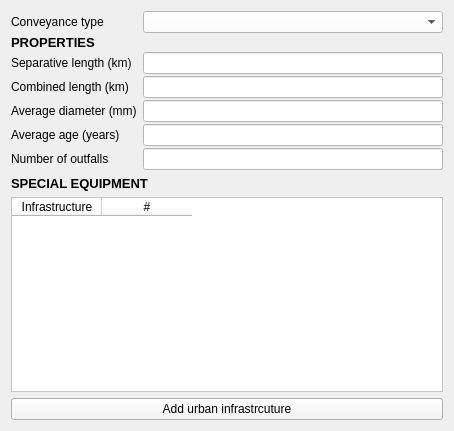
              <widget class="QWidget" name="Minor_Box_2">
               <property name="geometry">
                <rect>
                 <x>0</x>
                 <y>0</y>
                 <width>454</width>
                 <height>431</height>
                </rect>
               </property>
               <attribute name="label">
                <string>MINOR SYSTEM</string>
               </attribute>
               <layout class="QVBoxLayout" name="verticalLayout_19">
                <item>
                 <layout class="QFormLayout" name="Minor_Form_2">
                  <property name="formAlignment">
                   <set>Qt::AlignCenter</set>
                  </property>
                  <property name="verticalSpacing">
                   <number>2</number>
                  </property>
                  <property name="leftMargin">
                   <number>0</number>
                  </property>
                  <item row="2" column="0">
                   <widget class="QLabel" name="separativeLengthKmLabel_8">
                    <property name="text">
                     <string>Separative length (km)</string>
                    </property>
                   </widget>
                  </item>
                  <item row="2" column="1">
                   <widget class="QLineEdit" name="separativeLengthKmLineEdit_8">
                    <property name="styleSheet">
                     <string notr="true">background-color: white</string>
                    </property>
                   </widget>
                  </item>
                  <item row="3" column="0">
                   <widget class="QLabel" name="combinedLengthKmLabel_8">
                    <property name="text">
                     <string>Combined length (km)</string>
                    </property>
                   </widget>
                  </item>
                  <item row="3" column="1">
                   <widget class="QLineEdit" name="combinedLengthKmLineEdit_8">
                    <property name="styleSheet">
                     <string notr="true">background-color: white</string>
                    </property>
                   </widget>
                  </item>
                  <item row="4" column="0">
                   <widget class="QLabel" name="averageDiameterMmLabel_8">
                    <property name="text">
                     <string>Average diameter (mm)</string>
                    </property>
                   </widget>
                  </item>
                  <item row="4" column="1">
                   <widget class="QLineEdit" name="averageDiameterMmLineEdit_8">
                    <property name="styleSheet">
                     <string notr="true">background-color: white</string>
                    </property>
                   </widget>
                  </item>
                  <item row="5" column="0">
                   <widget class="QLabel" name="averageAgeYearsLabel_8">
                    <property name="text">
                     <string>Average age (years)</string>
                    </property>
                   </widget>
                  </item>
                  <item row="5" column="1">
                   <widget class="QLineEdit" name="averageAgeYearsLineEdit_8">
                    <property name="styleSheet">
                     <string notr="true">background-color: white</string>
                    </property>
                   </widget>
                  </item>
                  <item row="6" column="0">
                   <widget class="QLabel" name="numberOfOutfallsLabel_8">
                    <property name="text">
                     <string>Number of outfalls</string>
                    </property>
                   </widget>
                  </item>
                  <item row="6" column="1">
                   <widget class="QLineEdit" name="numberOfOutfallsLineEdit_8">
                    <property name="styleSheet">
                     <string notr="true">background-color: white</string>
                    </property>
                   </widget>
                  </item>
                  <item row="1" column="0">
                   <widget class="QLabel" name="Age_Label_15">
                    <property name="sizePolicy">
                     <sizepolicy hsizetype="Preferred" vsizetype="Maximum">
                      <horstretch>0</horstretch>
                      <verstretch>0</verstretch>
                     </sizepolicy>
                    </property>
                    <property name="maximumSize">
                     <size>
                      <width>16777215</width>
                      <height>15</height>
                     </size>
                    </property>
                    <property name="text">
                     <string>&lt;html&gt;&lt;head/&gt;&lt;body&gt;&lt;p&gt;&lt;span style=&quot; font-size:10pt; font-weight:700;&quot;&gt;PROPERTIES&lt;/span&gt;&lt;/p&gt;&lt;/body&gt;&lt;/html&gt;</string>
                    </property>
                    <property name="textFormat">
                     <enum>Qt::RichText</enum>
                    </property>
                   </widget>
                  </item>
                  <item row="0" column="0">
                   <widget class="QLabel" name="conveyanceTypeLabel_8">
                    <property name="text">
                     <string>Conveyance type</string>
                    </property>
                   </widget>
                  </item>
                  <item row="0" column="1">
                   <widget class="QComboBox" name="conveyanceTypeComboBox_8">
                    <property name="styleSheet">
                     <string notr="true">background-color: white</string>
                    </property>
                    <property name="currentText">
                     <string/>
                    </property>
                    <property name="placeholderText">
                     <string>Select type...</string>
                    </property>
                    <property name="frame">
                     <bool>true</bool>
                    </property>
                    <item>
                     <property name="text">
                      <string>Separative</string>
                     </property>
                    </item>
                    <item>
                     <property name="text">
                      <string>Combined</string>
                     </property>
                    </item>
                    <item>
                     <property name="text">
                      <string>Mixed</string>
                     </property>
                    </item>
                   </widget>
                  </item>
                 </layout>
                </item>
                <item>
                 <widget class="QLabel" name="SpecEq_Label_2">
                  <property name="sizePolicy">
                   <sizepolicy hsizetype="Preferred" vsizetype="Maximum">
                    <horstretch>0</horstretch>
                    <verstretch>0</verstretch>
                   </sizepolicy>
                  </property>
                  <property name="maximumSize">
                   <size>
                    <width>16777215</width>
                    <height>15</height>
                   </size>
                  </property>
                  <property name="text">
                   <string>&lt;html&gt;&lt;head/&gt;&lt;body&gt;&lt;p&gt;&lt;span style=&quot; font-size:10pt; font-weight:700;&quot;&gt;SPECIAL EQUIPMENT&lt;/span&gt;&lt;/p&gt;&lt;/body&gt;&lt;/html&gt;</string>
                  </property>
                  <property name="textFormat">
                   <enum>Qt::RichText</enum>
                  </property>
                 </widget>
                </item>
                <item>
                 <widget class="QTableWidget" name="Infras_Table_3">
                  <property name="sizePolicy">
                   <sizepolicy hsizetype="MinimumExpanding" vsizetype="Expanding">
                    <horstretch>0</horstretch>
                    <verstretch>0</verstretch>
                   </sizepolicy>
                  </property>
                  <property name="styleSheet">
                   <string notr="true">background-color: white</string>
                  </property>
                  <property name="autoScrollMargin">
                   <number>10</number>
                  </property>
                  <property name="alternatingRowColors">
                   <bool>false</bool>
                  </property>
                  <property name="showGrid">
                   <bool>true</bool>
                  </property>
                  <property name="rowCount">
                   <number>0</number>
                  </property>
                  <property name="columnCount">
                   <number>2</number>
                  </property>
                  <attribute name="horizontalHeaderCascadingSectionResizes">
                   <bool>false</bool>
                  </attribute>
                  <attribute name="horizontalHeaderMinimumSectionSize">
                   <number>25</number>
                  </attribute>
                  <attribute name="horizontalHeaderDefaultSectionSize">
                   <number>90</number>
                  </attribute>
                  <attribute name="horizontalHeaderHighlightSections">
                   <bool>true</bool>
                  </attribute>
                  <attribute name="horizontalHeaderShowSortIndicator" stdset="0">
                   <bool>false</bool>
                  </attribute>
                  <attribute name="horizontalHeaderStretchLastSection">
                   <bool>false</bool>
                  </attribute>
                  <attribute name="verticalHeaderCascadingSectionResizes">
                   <bool>false</bool>
                  </attribute>
                  <attribute name="verticalHeaderMinimumSectionSize">
                   <number>20</number>
                  </attribute>
                  <attribute name="verticalHeaderShowSortIndicator" stdset="0">
                   <bool>false</bool>
                  </attribute>
                  <attribute name="verticalHeaderStretchLastSection">
                   <bool>false</bool>
                  </attribute>
                  <column>
                   <property name="text">
                    <string>Infrastructure</string>
                   </property>
                  </column>
                  <column>
                   <property name="text">
                    <string>#</string>
                   </property>
                  </column>
                 </widget>
                </item>
                <item>
                 <widget class="QPushButton" name="Infras_Button_2">
                  <property name="styleSheet">
                   <string notr="true">background-color: #F5F5F5</string>
                  </property>
                  <property name="text">
                   <string>Add urban infrastrcuture</string>
                  </property>
                 </widget>
                </item>
               </layout>
              </widget>
